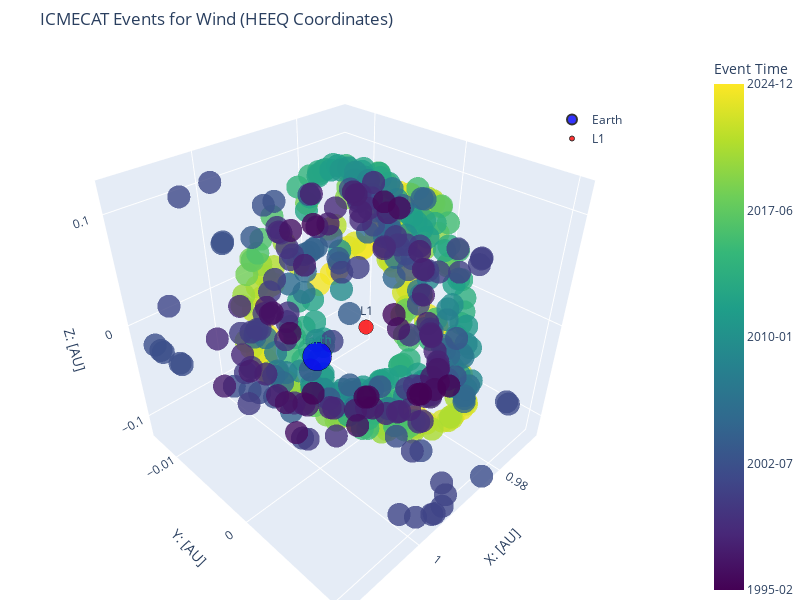

Notebook cell for this chart:
### Code cell
import plotly.express as px
import plotly.graph_objects as go

# Convert datetime to float for linear scaling (days since epoch)
event_time_dt = pd.to_datetime(icme_start_time_num)
event_time_numeric = (event_time_dt - pd.Timestamp("1970-01-01")) / pd.Timedelta(days=1)

# Also create string labels for hover
event_dates_str = event_time_dt.strftime('%Y-%m-%d')

# Convert degrees to radians
lon_rad = np.radians(filtered_ic.mo_sc_long_heeq)
lat_rad = np.radians(filtered_ic.mo_sc_lat_heeq)
r = filtered_ic.mo_sc_heliodistance  # in AU

# Spherical to Cartesian
x = r * np.cos(lat_rad) * np.cos(lon_rad)
y = r * np.cos(lat_rad) * np.sin(lon_rad)
z = r * np.sin(lat_rad)

## Create DataFrame
df = pd.DataFrame({
    'x': x,
    'y': y,
    'z': z,
    'Event Time Numeric': event_time_numeric,
    'Event Time Label': event_dates_str,
    'Event Time': event_time_dt
})


# Main scatter plot with linear color mapping
fig = px.scatter_3d(
    df,
    x='x', y='y', z='z',
    color='Event Time Numeric',  # linear numeric scale
    color_continuous_scale='Viridis',
    title='ICMECAT Events for Wind (HEEQ Coordinates)',
    labels={
        'X': 'X [AU]',
        'Y': 'Y [AU]',
        'Z': 'Z [AU]',
        'Event Time Numeric': 'Event Time'
    },
    hover_name='Event Time Label',
    hover_data={'Event Time Numeric': False},
    width=800,  # Set figure width
    height=600  # Set figure height
)

# Earth marker (larger, blue)
fig.add_trace(go.Scatter3d(
    x=[1.0], y=[0], z=[0],
    mode='markers+text',
    marker=dict(size=10, color='blue', line=dict(color='black', width=2)),
    text=['Earth'],
    textposition='top center',
    name='Earth',
    hoverinfo='text'
))

# Manually set colorbar ticks to formatted dates
tick_vals = np.linspace(event_time_numeric.min(), event_time_numeric.max(), 5)
tick_text = [pd.to_datetime(int(val), origin='unix', unit='D').strftime('%Y-%m') for val in tick_vals]

fig.update_layout(coloraxis_colorbar=dict(
    title='Event Time',
    tickvals=tick_vals,
    ticktext=tick_text
))

# L1 marker (smaller, red)
fig.add_trace(go.Scatter3d(
    x=[0.989998], y=[0], z=[0],
    mode='markers+text',
    marker=dict(size=5, color='red', line=dict(color='black', width=1)),
    text=['L1'],
    textposition='top center',
    name='L1',
    hoverinfo='text'
))

# Customize layout
fig.update_traces(marker=dict(opacity=0.8))
fig.update_layout(
    scene=dict(
        xaxis=dict(title='X: [AU]', range=[np.min(x), np.max(x)]),
        yaxis=dict(title='Y: [AU]', range=[np.min(y), np.max(y)]),
        zaxis=dict(title='Z: [AU]', range=[np.min(z), np.max(z)])
    ),
    legend=dict(x=0.8, y=0.9),
    margin=dict(l=0, r=0, b=0, t=50)
)

fig.show()

### Figure 1 — Plotly figure (JSON) as saved in the notebook; plotly's stock layout.template omitted (floating-point values rounded to 4 significant figures; data arrays with more than 128 entries replaced by an {"elided": "..."} marker saying what was removed)
{"data": [{"customdata": {"elided": "533x1 float values"}, "hovertemplate": "<b>%{hovertext}</b><br><br>x=%{x}<br>y=%{y}<br>z=%{z}<extra></extra>", "hovertext": {"elided": "533 str values"}, "legendgroup": "", "marker": {"color": {"elided": "533 float values"}, "coloraxis": "coloraxis", "opacity": 0.8, "symbol": "circle"}, "mode": "markers", "name": "", "scene": "scene", "showlegend": false, "type": "scatter3d", "x": {"elided": "533 float values"}, "y": {"elided": "533 float values"}, "z": {"elided": "533 float values"}}, {"hoverinfo": "text", "marker": {"color": "blue", "line": {"color": "black", "width": 2}, "opacity": 0.8, "size": 10}, "mode": "markers+text", "name": "Earth", "text": ["Earth"], "textposition": "top center", "type": "scatter3d", "x": [1], "y": [0], "z": [0]}, {"hoverinfo": "text", "marker": {"color": "red", "line": {"color": "black", "width": 1}, "opacity": 0.8, "size": 5}, "mode": "markers+text", "name": "L1", "text": ["L1"], "textposition": "top center", "type": "scatter3d", "x": [0.99], "y": [0], "z": [0]}], "layout": {"coloraxis": {"colorbar": {"ticktext": ["1995-02", "2002-07", "2010-01", "2017-06", "2024-12"], "tickvals": [9169.0, 11900.0, 14620.0, 17350.0, 20070.0], "title": {"text": "Event Time"}}, "colorscale": [[0, "#440154"], [0.1111, "#482878"], [0.2222, "#3e4989"], [0.3333, "#31688e"], [0.4444, "#26828e"], [0.5556, "#1f9e89"], [0.6667, "#35b779"], [0.7778, "#6ece58"], [0.8889, "#b5de2b"], [1, "#fde725"]]}, "height": 600, "legend": {"tracegroupgap": 0, "x": 0.8, "y": 0.9}, "margin": {"b": 0, "l": 0, "r": 0, "t": 50}, "scene": {"domain": {"x": [0, 1], "y": [0, 1]}, "xaxis": {"range": [0.9691, 1.015], "title": {"text": "X: [AU]"}}, "yaxis": {"range": [-0.01377, 0.01115], "title": {"text": "Y: [AU]"}}, "zaxis": {"range": [-0.1252, 0.1266], "title": {"text": "Z: [AU]"}}}, "title": {"text": "ICMECAT Events for Wind (HEEQ Coordinates)"}, "width": 800}}
